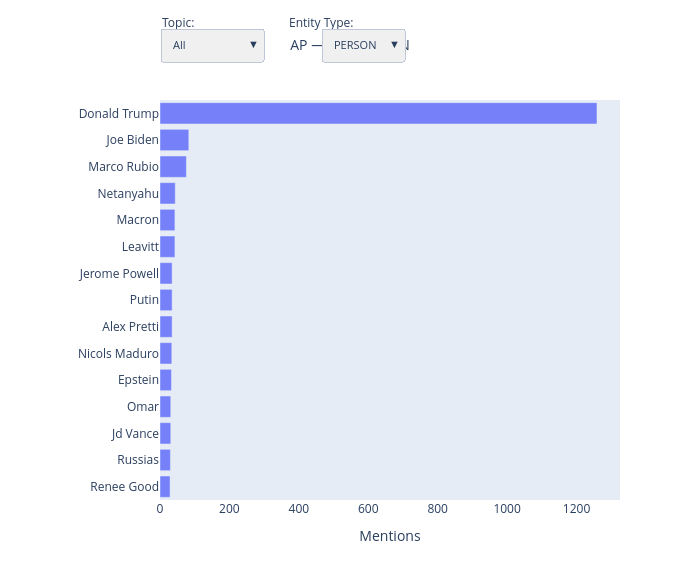
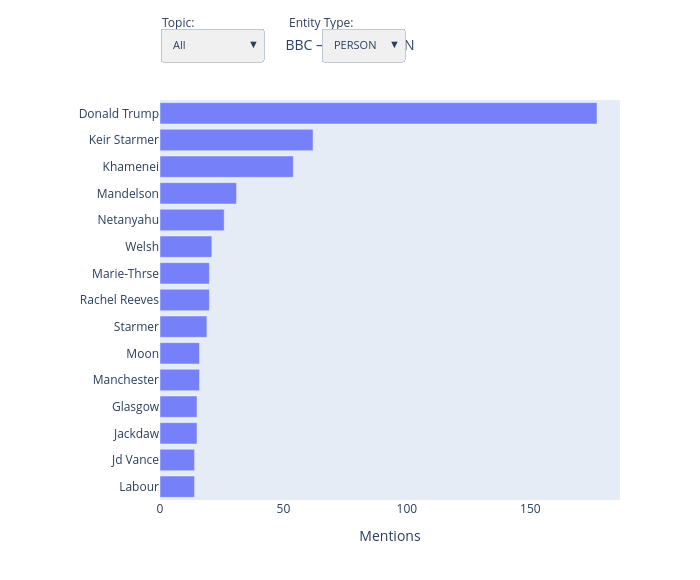
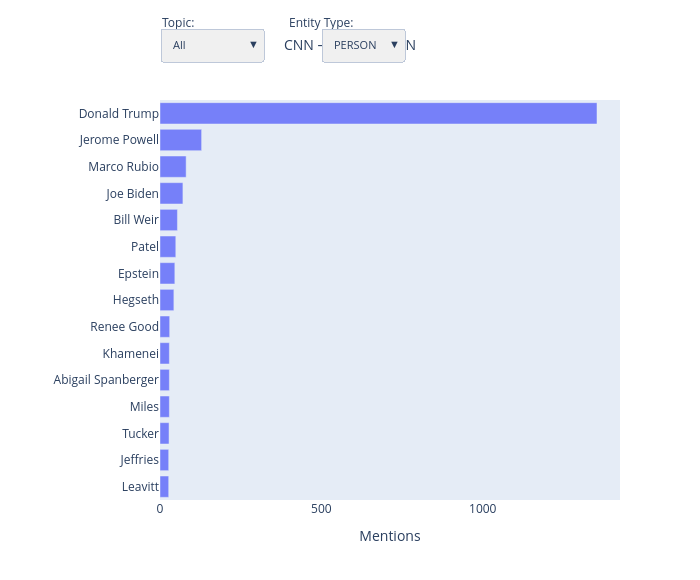

The notebook cell these images were saved under, in order:
### Markdown cell above
### Charts

### Code cell
# One chart per outlet — two independent dropdowns (Topic + Entity Type)
import plotly.graph_objects as go

TOP_N = 15
TYPE_COLORS = {
    'PERSON': '#636EFA',
    'ORG':    '#FFA15A',
    'GPE':    '#00CC96',
    'NORP':   '#EF553B',
}
topics_list    = ['All'] + sorted(ent_df['topic'].unique())
outlets_sorted = sorted(ent_df['outlet'].unique())

def top_ents(outlet, topic, etype, n=TOP_N):
    sub = ent_df[ent_df['outlet'] == outlet]
    if topic != 'All':
        sub = sub[sub['topic'] == topic]
    sub = sub[sub['entity_type'] == etype]
    counts = sub['entity'].value_counts().head(n).reset_index()
    counts.columns = ['entity', 'count']
    return counts.sort_values('count')

for outlet in outlets_sorted:
    fig = go.Figure()
    trace_map = {}
    trace_idx = 0

    for topic in topics_list:
        for etype in ENTITY_TYPES:
            data = top_ents(outlet, topic, etype)
            fig.add_trace(go.Bar(
                x            = data['count'],
                y            = data['entity'],
                orientation  = 'h',
                marker_color = TYPE_COLORS[etype],
                opacity      = 0.85,
                visible      = (topic == 'All' and etype == 'PERSON'),
                showlegend   = False,
                name         = f'{topic} · {etype}',
            ))
            trace_map[(topic, etype)] = trace_idx
            trace_idx += 1

    total = trace_idx

    def vis_for(t, e):
        v = [False] * total
        v[trace_map[(t, e)]] = True
        return v

    # Topic dropdown — resets entity type to PERSON
    topic_buttons = []
    for t in topics_list:
        topic_buttons.append(dict(
            label  = t,
            method = 'update',
            args   = [{'visible': vis_for(t, 'PERSON')},
                      {'title': {'text': f'{outlet} — {t} · PERSON', 'x': 0.5}}],
        ))

    # Entity type dropdown — resets topic to All
    etype_buttons = []
    for e in ENTITY_TYPES:
        etype_buttons.append(dict(
            label  = e,
            method = 'update',
            args   = [{'visible': vis_for('All', e)},
                      {'title': {'text': f'{outlet} — All · {e}', 'x': 0.5}}],
        ))

    fig.update_layout(
        title       = dict(text=f'{outlet} — All · PERSON', x=0.5, font=dict(size=14)),
        xaxis       = dict(title='Mentions'),
        yaxis       = dict(automargin=True),
        updatemenus = [
            dict(
                type='dropdown', direction='down',
                x=0.0, y=1.18, xanchor='left',
                buttons=topic_buttons, showactive=True,
                bgcolor='#f0f0f0', font=dict(size=11),
            ),
            dict(
                type='dropdown', direction='down',
                x=0.35, y=1.18, xanchor='left',
                buttons=etype_buttons, showactive=True,
                bgcolor='#f0f0f0', font=dict(size=11),
            ),
        ],
        annotations = [
            dict(text='Topic:', x=0.0, y=1.22, xref='paper', yref='paper',
                 showarrow=False, font=dict(size=12)),
            dict(text='Entity Type:', x=0.35, y=1.22, xref='paper', yref='paper',
                 showarrow=False, font=dict(size=12)),
        ],
        width=700, height=580,
        margin=dict(l=160, t=100),
    )
    fig.show()
